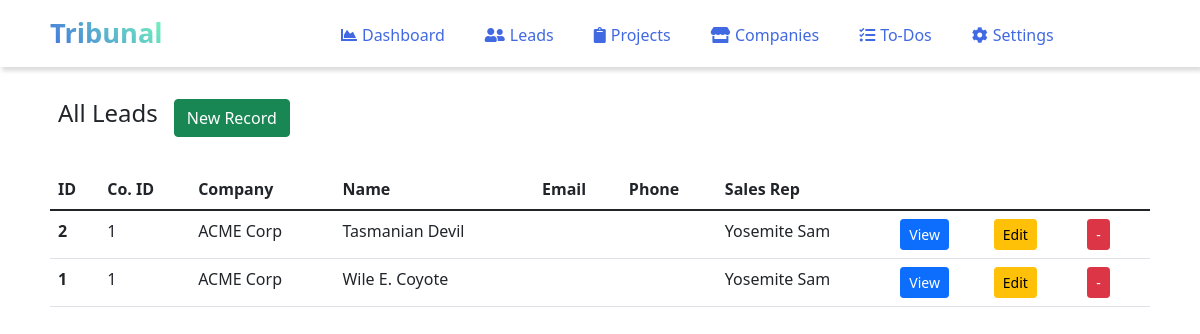
The page /leads.php on the database its author committed.
### tables this page shows
CREATE TABLE `leads` (
  `id` int(11) NOT NULL AUTO_INCREMENT,
  `companyID` int(11),
  `projectID` int(11),
  `co_name` varchar(255),
  `firstname` varchar(25) NOT NULL,
  `lastname` varchar(25),
  `phone1` varchar(25),
  `phone2` varchar(25),
  `rep1` varchar(30),
  `rep2` varchar(30),
  `email` varchar(30),
  `address_st` varchar(100),
  `address_city` varchar(25),
  `address_state` varchar(25),
  `address_country` varchar(25),
  `address_zip` varchar(15),
  `website1` varchar(50),
  `website2` varchar(50),
  `notes` text,
  `lastcontact_date` date,
  `lastcontact_type` varchar(20),
  `created_at` datetime DEFAULT current_timestamp(),
  `created_by` varchar(50),
  `modified_at` datetime on update current_timestamp() NOT NULL DEFAULT current_timestamp(),
  `modified_by` varchar(50),
  `source` varchar(25),
  `process` int(3),
  `contact_made` boolean,
  `contact_date` date,
  `opt_out` boolean,
  PRIMARY KEY (`id`)
);

### inc/autoloader.inc.php (called while the page is built, shortened)
<?php
function myAutoLoader($className){
    $url = $_SERVER['HTTP_HOST'].$_SERVER['REQUEST_URI'];
	if(strpos($url, 'inc') !== false){
		$path = '../classes/';
	} else {
		$path = 'classes/';
	}
	$extension = '.class.php';
}
?>

### classes/Dbh.class.php (called while the page is built, shortened)
<?php
class Dbh {
  private $host = "localhost";
  private $user = "root";
  private $pwd = "123!@#";
  private $dbName = "tribunal";
  public function connect(){
    try {
      $dsn = 'mysql:host=' . $this->host . ';dbname='. $this->dbName;
      $this->conn = new PDO($dsn, $this->user, $this->pwd);
      $this->conn->setAttribute(PDO::ATTR_DEFAULT_FETCH_MODE, PDO::FETCH_ASSOC);
      $this->conn->setAttribute(PDO::ATTR_ERRMODE, PDO::ERRMODE_EXCEPTION);
      return $this->conn;
    }
    catch(PDOException $e) {
      echo "Connection Error: " . $e->getMessage();
    }
  }
}
?>

### classes/Leads.class.php (called while the page is built, shortened)
<?php
class Leads extends Dbh {
    protected function getLeads(){
        $sql = "SELECT * FROM leads ORDER BY id DESC";
        $stmt = $this->connect()->query($sql);
        $leads = $stmt->fetchAll();
        return $leads;
    }
}
?>

### classes/ViewLeads.class.php (called while the page is built, shortened)
<?php
class ViewLeads extends Leads {
    public function showLeads(){
        $leads = $this->getLeads();
        return $leads;
    }
}
?>

### leads.php (the view, shortened to what this page needs)
<?php
include 'inc/autoloader.inc.php';
include 'inc/header.inc.php';
include 'inc/nav.inc.php';
$object = new ViewLeads();
$leads = $object->showLeads();
?>
<div class="col-11 mx-auto">
    <br>
    <div class="d-flex flex-row mb-4">
        <div class="p-2">
            <h4>All Leads</h4>
        </div>
        <div class="p-2">
            <a href="<?php echo ROOT_URL; ?>leads.new.php" class="btn btn-success">New Record</a>
        </div>
    </div>
    <table class="table table-hover">
    <thead>
        <tr>
        <th scope="col">ID</th>
        <th scope="col">Co. ID</th>
        <th scope="col">Company</th>
        <th scope="col">Name</th>
        <th scope="col">Email</th>
        <th scope="col">Phone</th>
        <th scope="col">Sales Rep</th>
        <th scope="col"></th>
        <th scope="col"></th>
        <th scope="col"></th>
        </tr>
    </thead>
    <tbody>
        <?php foreach ($leads as $lead) : ?>
            <tr>
                <th scope="row"><?php echo $lead['id']; ?></th>
                <td><?php echo $lead['companyID']; ?></td>
                <td><?php echo $lead['co_name']; ?></td>
                <td><?php echo $lead['firstname'].' '.$lead['lastname']; ?></td>
                <td><?php echo $lead['email']; ?></td>
                <td><?php echo $lead['phone1']; ?></td>
                <td><?php echo $lead['rep1']; ?></td>
                <td><a href="<?php echo ROOT_URL; ?>leads.single.php?id=<?php echo $lead['id']; ?>" class="btn btn-sm btn-primary">View</a></td>
                <td><a href="<?php echo ROOT_URL; ?>leads.edit.php?id=<?php echo $lead['id']; ?>" class="btn btn-sm btn-warning">Edit</a></td>
                <td>
                    <form method="POST">
                        <div class="px-2">
                            <button type="button" class="btn btn-sm btn-danger" data-bs-toggle="modal" data-bs-target="#deleteModal<?php echo 'l'.$lead['id']; ?>">-</button>
                        </div>
                    </form>
                </td>
            </tr>
        <?php endforeach; ?>
    </tbody>
    </table>
</div>
<?php include 'inc/footer.inc.php'; ?>

### rows shown on the page
leads: id "2", companyID "1", co_name "ACME Corp", firstname "Tasmanian", lastname "Devil", rep1 "Yosemite Sam"
leads: id "1", companyID "1", co_name "ACME Corp", firstname "Wile E.", lastname "Coyote", rep1 "Yosemite Sam"
